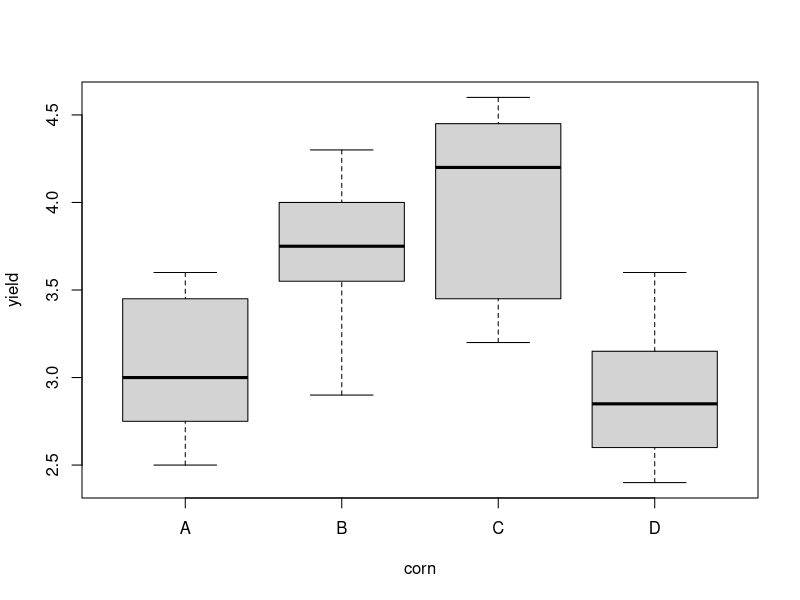

Generate this figure with R:
### HW 3

## 8.32

corn <- read.table(file="data/512hw03_prob1.txt", header=TRUE)
print(corn)
## a)
tapply(corn$yield, corn$corn, mean)
tapply(corn$yield, corn$corn, sd)

## b) find a 95% confidence interval for the mean yield for each corn variety
corn_means <- tapply(corn$yield, corn$corn, mean)
corn_stds <- tapply(corn$yield, corn$corn, sd)
t_star <- qt(0.975, 7)
typeA <- c(corn_means[1], corn_means[1] + c(1,-1)*t_star*(corn_stds[1]/sqrt(7)))
typeB <- c(corn_means[2], corn_means[2] + c(1,-1)*t_star*(corn_stds[2]/sqrt(7)))
typeC <- c(corn_means[3], corn_means[3] + c(1,-1)*t_star*(corn_stds[3]/sqrt(7)))
typeD <- c(corn_means[4], corn_means[4] + c(1,-1)*t_star*(corn_stds[4]/sqrt(7)))
cbind(typeA, typeB, typeC, typeD)
rbind(typeA, typeB, typeC, typeD)
data.frame(index=c('mean', 'upper', 'lower'), typeA, typeB, typeC, typeD)
data.frame(typeA, typeB, typeC, typeD, row.names=c('mean', 'upper', 'lower'))

# Looking at the means and CI's for the four types of corn, I would infer that the four corn varieties are NOT the same. The means of TypeB and Type C exceed the upper CI of the means for TypeA and TypeD. This would indicate that the means of all four corn varieties are not equal - there is a difference in yield between types.

boxplot(yield ~ corn, data=corn)

## c)
o <- lm(yield ~ corn, data = corn)
summary(o)
anova(o)

# The overall F-test for the model confirms our suspicions in part b) - the low p-value of 5.85e-05 indicates an almost zero plausibility that the means of all four corn varieties are the same. So we can reject the null hypothesis and accept the alternative hypothesis that there is a difference between the means.

